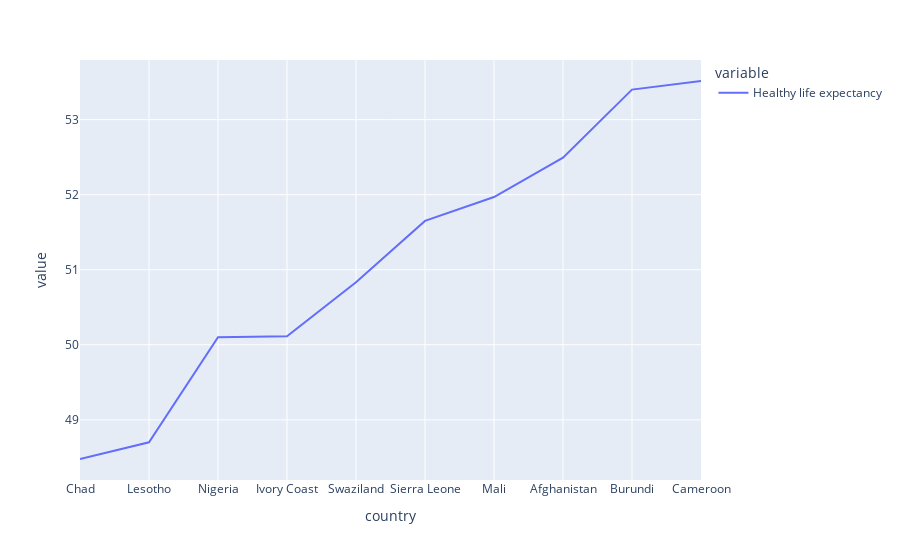

The notebook cell this image was saved under:
### Code cell
px.line(last_healthy)

### Figure 1 — Plotly figure (JSON) as saved in the notebook; plotly's stock layout.template omitted (floating-point values rounded to 4 significant figures)
{"data": [{"hovertemplate": "variable=Healthy life expectancy<br>country=%{x}<br>value=%{y}<extra></extra>", "legendgroup": "Healthy life expectancy", "line": {"color": "#636efa", "dash": "solid"}, "mode": "lines", "name": "Healthy life expectancy", "orientation": "v", "showlegend": true, "type": "scatter", "x": ["Chad", "Lesotho", "Nigeria", "Ivory Coast", "Swaziland", "Sierra Leone", "Mali", "Afghanistan", "Burundi", "Cameroon"], "xaxis": "x", "y": [48.48, 48.7, 50.1, 50.11, 50.83, 51.65, 51.97, 52.49, 53.4, 53.52], "yaxis": "y"}], "layout": {"legend": {"title": {"text": "variable"}, "tracegroupgap": 0}, "margin": {"t": 60}, "xaxis": {"anchor": "y", "domain": [0, 1], "title": {"text": "country"}}, "yaxis": {"anchor": "x", "domain": [0, 1], "title": {"text": "value"}}}}
